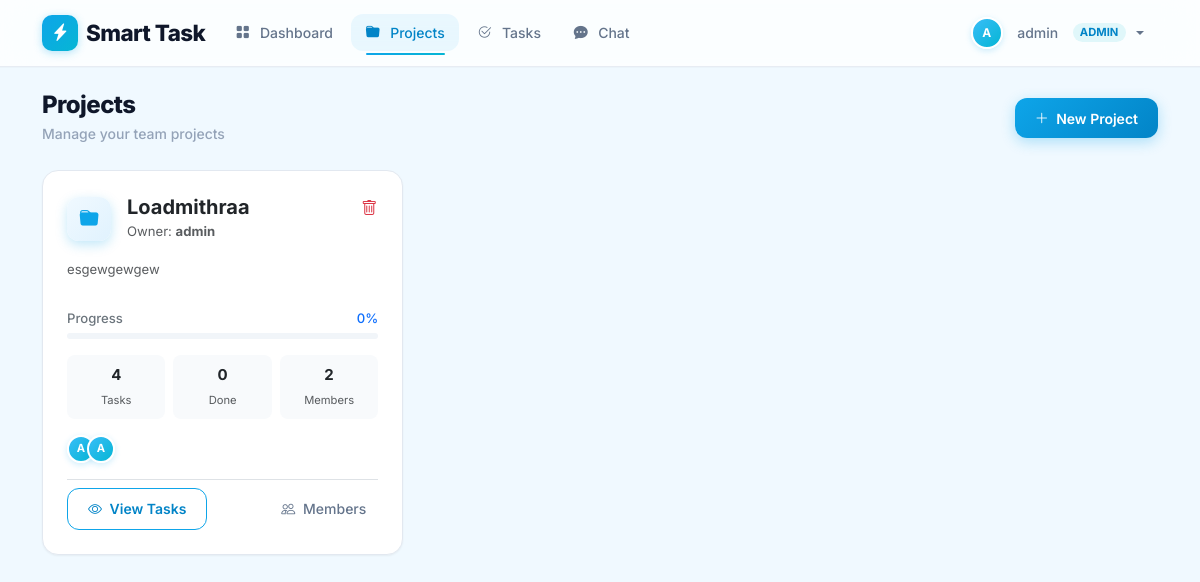
The app's page /projects (signed in) with its own data.
### app.py (models this page shows)
class Project(db.Model):
    id = db.Column(db.Integer, primary_key=True)
    name = db.Column(db.String(100), nullable=False)
    description = db.Column(db.Text, nullable=True)
    owner_id = db.Column(db.Integer, db.ForeignKey('user.id'), nullable=False)
    created_at = db.Column(db.DateTime, default=datetime.utcnow)
    tasks = db.relationship('Task', backref='project', lazy=True, cascade='all, delete-orphan')

class User(db.Model):
    id = db.Column(db.Integer, primary_key=True)
    username = db.Column(db.String(80), unique=True, nullable=False)
    email = db.Column(db.String(120), unique=True, nullable=False)
    password = db.Column(db.String(200), nullable=False)
    role = db.Column(db.String(20), default='member')  # admin or member
    created_at = db.Column(db.DateTime, default=datetime.utcnow)
    owned_projects = db.relationship('Project', backref='owner', lazy=True, foreign_keys='Project.owner_id')
    member_projects = db.relationship('Project', secondary=project_members, backref='members')
    assigned_tasks = db.relationship('Task', backref='assignee', lazy=True, foreign_keys='Task.assigned_to')
    created_tasks = db.relationship('Task', backref='creator', lazy=True, foreign_keys='Task.created_by')

### app.py (the view)
@app.route('/projects')
@login_required
def projects():
    user = User.query.get(session['user_id'])
    if user.role == 'admin':
        all_projects = Project.query.all()
    else:
        all_projects = Project.query.filter(
            (Project.owner_id == user.id) |
            (Project.members.any(id=user.id))
        ).all()
    for proj in all_projects:
        proj.task_count = len(proj.tasks)
    users = User.query.all()
    return render_template('projects.html', projects=all_projects, users=users, user=user)

### app.py (called while the page is built)
def login_required(f):
    @wraps(f)
    def decorated_function(*args, **kwargs):
        if 'user_id' not in session:
            flash('Please login first.', 'error')
            return redirect(url_for('login'))
        return f(*args, **kwargs)
    return decorated_function

### templates/projects.html (shortened to what this page needs)
{% extends "base.html" %}
{% block content %}
<div class="d-flex justify-content-between align-items-center mb-4 flex-wrap gap-3">
    <div class="page-header mb-0">
        <h2 class="mb-1">Projects</h2>
        <p class="mb-0">Manage your team projects</p>
    </div>
    {% if user.role == 'admin' %}
    <button class="btn btn-primary" data-bs-toggle="modal" data-bs-target="#createProjectModal">
        <i class="bi bi-plus-lg me-1"></i> New Project
    </button>
    {% endif %}
</div>
<div class="row g-3">
    {% for project in projects %}
    {% set total_tasks = project.tasks|length %}
    {% set done_tasks = project.tasks|selectattr('status', 'equalto', 'Done')|list|length %}
    {% set completion = (done_tasks / total_tasks * 100) if total_tasks > 0 else 0 %}
    <div class="col-md-6 col-lg-4">
        <div class="card card-hover p-4 h-100 animate-fade-up delay-{{ loop.index }}">
            <div class="d-flex justify-content-between align-items-start mb-3">
                <div class="d-flex align-items-center gap-3">
                    <div class="stat-icon flex-shrink-0" style="background: linear-gradient(135deg, #f0f9ff, #e0f2fe); color: #0ea5e9;">
                        <i class="bi bi-folder-fill"></i>
                    </div>
                    <div>
                        <h5 class="fw-bold mb-0">{{ project.name }}</h5>
                        <small class="text-muted">Owner: <strong>{{ project.owner.username }}</strong></small>
                    </div>
                </div>
                {% if user.role == 'admin' %}
                <form method="POST" action="{{ url_for('delete_project', project_id=project.id) }}" class="d-inline" onsubmit="return confirm('Delete this project?');">
                    <button type="submit" class="btn btn-link text-danger p-0"><i class="bi bi-trash"></i></button>
                </form>
                {% endif %}
            </div>
            <p class="text-muted small mb-3" style="min-height:2.5em;">{{ project.description or 'No description' }}</p>
            {% if total_tasks > 0 %}
            <div class="mb-3">
                <div class="d-flex justify-content-between small fw-medium mb-1">
                    <span class="text-secondary">Progress</span>
                    <span class="text-primary">{{ completion|int }}%</span>
                </div>
                <div class="progress">
                </div>
            </div>
            {% endif %}
            <div class="row g-2 mb-3 text-center">
                <div class="col-4">
                    <div class="p-2 rounded-3" style="background: #f8fafc;">
                        <div class="fw-bold text-dark">{{ total_tasks }}</div>
                        <small class="text-muted" style="font-size:0.7rem;">Tasks</small>
                    </div>
                </div>
                <div class="col-4">
                    <div class="p-2 rounded-3" style="background: #f8fafc;">
                        <div class="fw-bold text-dark">{{ done_tasks }}</div>
                        <small class="text-muted" style="font-size:0.7rem;">Done</small>
                    </div>
                </div>
                <div class="col-4">
                    <div class="p-2 rounded-3" style="background: #f8fafc;">
                        <div class="fw-bold text-dark">{{ project.members|length + 1 }}</div>
                        <small class="text-muted" style="font-size:0.7rem;">Members</small>
                    </div>
                </div>
            </div>
            <div class="d-flex align-items-center mb-3">
                <div class="avatar-group">
                    <div class="avatar-circle" style="width:28px;height:28px;font-size:0.7rem;" title="{{ project.owner.username }}">{{ project.owner.username[0]|upper }}</div>
                    {% for member in project.members[:3] %}
                    <div class="avatar-circle" style="width:28px;height:28px;font-size:0.7rem;" title="{{ member.username }}">{{ member.username[0]|upper }}</div>
                    {% endfor %}
                </div>
            </div>
            <div class="d-flex justify-content-between align-items-center mt-auto pt-2 border-top">
                <a href="{{ url_for('tasks', project_id=project.id) }}" class="btn btn-sm btn-outline-primary">
                    <i class="bi bi-eye me-1"></i> View Tasks
                </a>
                <button class="btn btn-sm btn-ghost" data-bs-toggle="modal" data-bs-target="#membersModal{{ project.id }}">
                    <i class="bi bi-people me-1"></i> Members
                </button>
            </div>
        </div>
    </div>
    {% endfor %}
</div>
{% endblock %}

### templates/base.html (style rules this page uses)
:root { --primary: #0ea5e9; --primary-light: #38bdf8; --primary-dark: #0284c7; --accent: #06b6d4; --critical: #ef4444; --warning: #f59e0b; --safe: #10b981; --bg: #f0f9ff; --bg-surface: #ffffff; --text: #0f172a; --text-secondary: #64748b; --text-muted: #94a3b8; --border: #e2e8f0; --shadow-sm: 0 1px 2px 0 rgb(0 0 0 / 0.05); --shadow: 0 1px 3px 0 rgb(0 0 0 / 0.1), 0 1px 2px -1px rgb(0 0 0 / 0.1); --shadow-md: 0 4px 6px -1px rgb(0 0 0 / 0.1), 0 2px 4px -2px rgb(0 0 0 / 0.1); --shadow-lg: 0 10px 15px -3px rgb(0 0 0 / 0.1), 0 4px 6px -4px rgb(0 0 0 / 0.1); --shadow-xl: 0 20px 25px -5px rgb(0 0 0 / 0.1), 0 8px 10px -6px rgb(0 0 0 / 0.1); --radius-sm: 8px; --radius: 12px; --radius-lg: 16px; --radius-xl: 24px; --transition: all 0.25s cubic-bezier(0.4, 0, 0.2, 1); --font-sans: 'Inter', ui-sans-serif, system-ui, -apple-system, sans-serif; }
* { font-family: var(--font-sans); box-sizing: border-box; }
html { scroll-behavior: smooth; }
body { background: var(--bg); color: var(--text); min-height: 100vh; font-size: 0.9375rem; line-height: 1.6; -webkit-font-smoothing: antialiased; -moz-osx-font-smoothing: grayscale; }
.card { border: 1px solid var(--border); border-radius: var(--radius-lg); background: var(--bg-surface); box-shadow: var(--shadow-sm); transition: var(--transition); }
.card-hover { border: 1px solid var(--border); border-radius: var(--radius-lg); background: var(--bg-surface); box-shadow: var(--shadow-sm); transition: var(--transition); cursor: default; }
.stat-icon { width: 44px; height: 44px; border-radius: var(--radius); display: flex; align-items: center; justify-content: center; font-size: 1.2rem; background: linear-gradient(135deg, var(--primary-light), var(--accent)); color: white; box-shadow: 0 4px 12px rgba(14,165,233,0.25); }
.btn-primary { background: linear-gradient(135deg, var(--primary), var(--primary-dark)); border: none; border-radius: var(--radius); font-weight: 600; padding: 0.6rem 1.25rem; font-size: 0.875rem; box-shadow: 0 4px 14px rgba(14,165,233,0.3); transition: var(--transition); color: white; }
.btn-outline-primary { border: 1.5px solid var(--primary); color: var(--primary-dark); border-radius: var(--radius); font-weight: 600; padding: 0.6rem 1.25rem; font-size: 0.875rem; transition: var(--transition); background: transparent; }
.btn-ghost { background: transparent; border: none; color: var(--text-secondary); border-radius: var(--radius); font-weight: 500; padding: 0.5rem 0.75rem; font-size: 0.875rem; transition: var(--transition); }
.page-header { margin-bottom: 1.5rem; }
.page-header h2 { font-weight: 800; font-size: 1.5rem; letter-spacing: -0.025em; color: var(--text); }
.page-header p { color: var(--text-muted); font-size: 0.875rem; margin-top: 0.25rem; font-weight: 500; }
.progress { height: 6px; border-radius: 50px; background: #f1f5f9; overflow: hidden; }
.avatar-circle { width: 34px; height: 34px; border-radius: 50%; background: linear-gradient(135deg, var(--primary-light), var(--accent)); display: inline-flex; align-items: center; justify-content: center; color: white; font-weight: 700; font-size: 0.75rem; box-shadow: 0 2px 6px rgba(14,165,233,0.2); border: 2px solid white; }
.avatar-group { display: flex; }
.avatar-group .avatar-circle { margin-left: -8px; border: 2px solid white; }
.avatar-group .avatar-circle:first-child { margin-left: 0; }
.animate-fade-up { animation: fadeInUp 0.5s cubic-bezier(0.4,0,0.2,1) forwards; }
.delay-1 { animation-delay: 0.1s; }

### records on screen
Project: name "Loadmithraa", owner.username "admin", description "esgewgewgew", completion "0", total_tasks "4", done_tasks "0", members|length "2", owner "A"
User: username "A"

### other values on screen
{{ session.username[0]|upper }} "A"
{{ session.username }} "admin"
